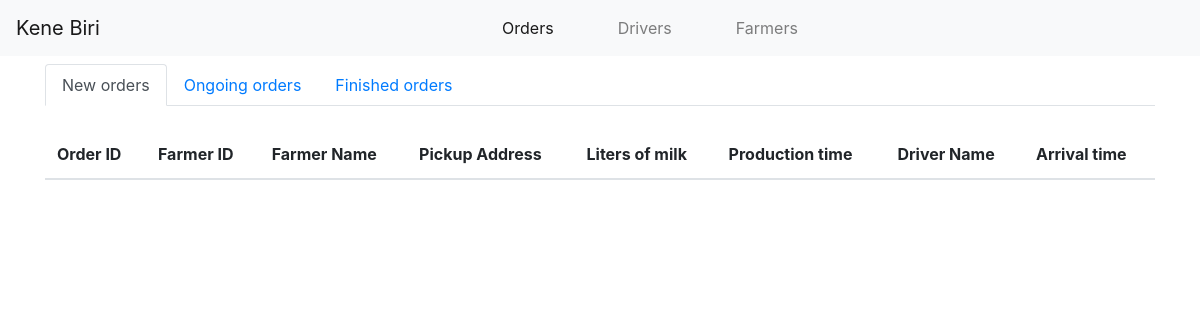
The page /control_panel/ on the database as committed earlier.
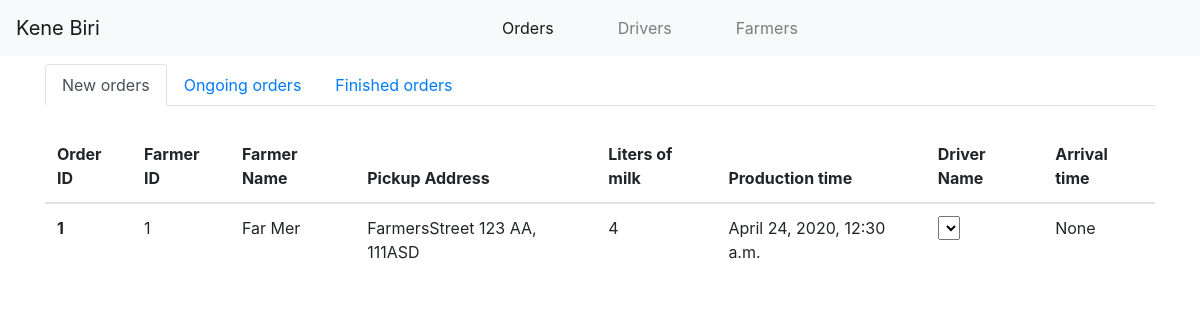
The same page on the database as committed later.
### control_panel/models/order.py (models this page shows)
class Order(models.Model):
    farmer = models.ForeignKey(Farmer, on_delete=models.SET_NULL, null=True)
    driver = models.ForeignKey(Driver, on_delete=models.SET_NULL, null=True, blank=True)
    liters_of_milk = models.IntegerField()
    production_time = models.DateTimeField()
    arrival_time = models.DateTimeField(null=True, blank=True)

### control_panel/models/farmer.py (models this page shows)
class Farmer(models.Model):
    first_name = models.CharField(max_length=50)
    last_name = models.CharField(max_length=50)
    street = models.CharField(max_length=200)
    house_nr = models.IntegerField()
    house_nr_extension = models.CharField(max_length=2)
    zipcode = models.CharField(max_length=10)
    phone_number = models.CharField(max_length=30, blank=None, null=None, default=None)

### control_panel/views.py (the view)
# urls.py: path('', views.OrdersView.as_view(), name='orders'),
class OrdersView(TemplateView):
    template_name = 'control_panel/orders.html'
    def get_context_data(self, **kwargs):
        context = super().get_context_data(**kwargs)
        orders = Order.objects.all()
        context['orders'] = self.process_orders(orders)
        context['drivers'] = self.process_drivers(Driver.objects.all(), orders)
        return context
    def process_orders(self, orders):
        orders_new = []
        orders_in_progress = []
        orders_done = []
        for order in orders:
            order.pickup_address = f'{order.farmer.street} {order.farmer.house_nr} ' \
                f'{order.farmer.house_nr_extension}, {order.farmer.zipcode}'
            if order.arrival_time is None and order.driver is None:
                orders_new.append(order)
            elif order.arrival_time is None and order.driver is not None:
                orders_in_progress.append(order)
            elif order.arrival_time is not None:
                orders_done.append(order)
        return {
            'orders_new': orders_new,
            'orders_in_progress': orders_in_progress,
            'orders_done': orders_done
        }
    def process_drivers(self, drivers, orders):
        available_drivers = []
        for driver in drivers:
            found = False
            for order in orders:
                if driver == order.driver:
                    found = True
            if not found:
                available_drivers.append(driver)
        return available_drivers

### control_panel/templates/control_panel/orders.html (shortened to what this page needs)
{% extends "control_panel/base.html" %}
{% block body %}
<div class="container">
    <div class="row pt-2">
        <div class="col-12">
    <ul class="nav nav-tabs" id="myTab" role="tablist">
      <li class="nav-item">
        <a class="nav-link active" id="home-tab" data-toggle="tab" href="#new" role="tab" aria-controls="new" aria-selected="true">New orders</a>
      </li>
      <li class="nav-item">
        <a class="nav-link" id="profile-tab" data-toggle="tab" href="#ongoing" role="tab" aria-controls="ongoing" aria-selected="false">Ongoing orders</a>
      </li>
      <li class="nav-item">
        <a class="nav-link" id="contact-tab" data-toggle="tab" href="#finished" role="tab" aria-controls="finished" aria-selected="false">Finished orders</a>
      </li>
    </ul>
            </div>
    </div>
    <div class="tab-content" id="myTabContent">
        <div class="tab-pane fade show active" id="new" role="tabpanel" aria-labelledby="new-tab">
            <div class="row pt-4">
                <div class="col-12">
                <table class="table">
                  <thead>
                    <tr>
                      <th scope="col">Order ID</th>
                      <th scope="col">Farmer ID</th>
                      <th scope="col">Farmer Name</th>
                      <th scope="col">Pickup Address</th>
                      <th scope="col">Liters of milk</th>
                      <th scope="col">Production time</th>
                      <th scope="col">Driver Name</th>
                      <th scope="col">Arrival time</th>
                    </tr>
                  </thead>
                  <tbody>
                  {% for order in orders.orders_new %}
                    <tr>
                      <th scope="row">{{ order.id }}</th>
                      <td>{{ order.farmer.id }}</td>
                      <td>{{ order.farmer.first_name }} {{ order.farmer.last_name }}</td>
                      <td>{{ order.pickup_address }}</td>
                      <td>{{ order.liters_of_milk }}</td>
                      <td>{{ order.production_time }}</td>
                      <td>
                          <select>
                          </select>
                      </td>
                      <td>{{ order.arrival_time }}</td>
                    </tr>
                  {% endfor %}
                  </tbody>
                </table>
                </div>
            </div>
        </div>
    </div>
</div>
{% endblock %}

Rows that differ between the two databases and show on the page:
added Order: id "1", farmer.id "1", farmer.first_name "Far", farmer.last_name "Mer", pickup_address "FarmersStreet 123 AA, 111ASD", liters_of_milk "4", production_time "April 24, 2020, 12:30 a.m.", arrival_time "None"
